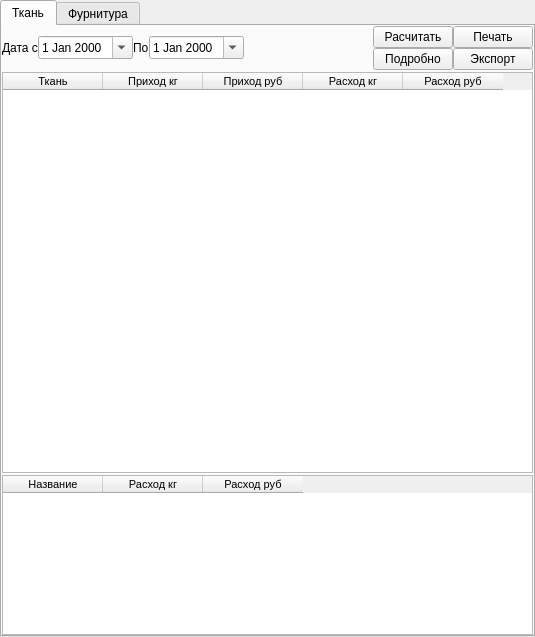
<?xml version="1.0" encoding="UTF-8"?>
<ui version="4.0">
 <class>MainWindow</class>
 <widget class="QMainWindow" name="MainWindow">
  <property name="geometry">
   <rect>
    <x>0</x>
    <y>0</y>
    <width>535</width>
    <height>637</height>
   </rect>
  </property>
  <property name="windowTitle">
   <string>Расход материала</string>
  </property>
  <widget class="QWidget" name="centralwidget">
   <layout class="QGridLayout" name="gridLayout">
    <property name="leftMargin">
     <number>0</number>
    </property>
    <property name="topMargin">
     <number>0</number>
    </property>
    <property name="rightMargin">
     <number>0</number>
    </property>
    <property name="bottomMargin">
     <number>0</number>
    </property>
    <property name="spacing">
     <number>0</number>
    </property>
    <item row="0" column="0">
     <widget class="QTabWidget" name="tabWidget">
      <property name="currentIndex">
       <number>0</number>
      </property>
      <widget class="QWidget" name="tab">
       <attribute name="title">
        <string>Ткань</string>
       </attribute>
       <layout class="QGridLayout" name="gridLayout_3" rowstretch="0,5,2">
        <property name="leftMargin">
         <number>0</number>
        </property>
        <property name="topMargin">
         <number>0</number>
        </property>
        <property name="rightMargin">
         <number>0</number>
        </property>
        <property name="bottomMargin">
         <number>0</number>
        </property>
        <property name="spacing">
         <number>2</number>
        </property>
        <item row="0" column="0">
         <layout class="QGridLayout" name="gridLayout_2">
          <property name="spacing">
           <number>0</number>
          </property>
          <item row="0" column="1" rowspan="2">
           <widget class="QDateEdit" name="de_material_from">
            <property name="calendarPopup">
             <bool>true</bool>
            </property>
           </widget>
          </item>
          <item row="0" column="0" rowspan="2">
           <widget class="QLabel" name="label">
            <property name="text">
             <string>Дата с</string>
            </property>
           </widget>
          </item>
          <item row="0" column="5">
           <widget class="QPushButton" name="pushButton">
            <property name="text">
             <string>Расчитать</string>
            </property>
           </widget>
          </item>
          <item row="0" column="3" rowspan="2">
           <widget class="QDateEdit" name="de_material_to">
            <property name="calendarPopup">
             <bool>true</bool>
            </property>
           </widget>
          </item>
          <item row="0" column="4">
           <spacer name="horizontalSpacer">
            <property name="orientation">
             <enum>Qt::Horizontal</enum>
            </property>
            <property name="sizeHint" stdset="0">
             <size>
              <width>40</width>
              <height>20</height>
             </size>
            </property>
           </spacer>
          </item>
          <item row="1" column="5">
           <widget class="QPushButton" name="pushButton_3">
            <property name="text">
             <string>Подробно</string>
            </property>
           </widget>
          </item>
          <item row="0" column="2" rowspan="2">
           <widget class="QLabel" name="label_2">
            <property name="text">
             <string>По</string>
            </property>
           </widget>
          </item>
          <item row="0" column="6">
           <widget class="QPushButton" name="pushButton_4">
            <property name="text">
             <string>Печать</string>
            </property>
           </widget>
          </item>
          <item row="1" column="6">
           <widget class="QPushButton" name="pushButton_5">
            <property name="text">
             <string>Экспорт</string>
            </property>
           </widget>
          </item>
         </layout>
        </item>
        <item row="1" column="0">
         <widget class="QTableWidget" name="tw_material">
          <property name="font">
           <font>
            <family>Tahoma</family>
            <pointsize>8</pointsize>
           </font>
          </property>
          <property name="editTriggers">
           <set>QAbstractItemView::NoEditTriggers</set>
          </property>
          <property name="alternatingRowColors">
           <bool>true</bool>
          </property>
          <property name="selectionBehavior">
           <enum>QAbstractItemView::SelectRows</enum>
          </property>
          <attribute name="verticalHeaderVisible">
           <bool>false</bool>
          </attribute>
          <attribute name="verticalHeaderDefaultSectionSize">
           <number>20</number>
          </attribute>
          <attribute name="verticalHeaderMinimumSectionSize">
           <number>18</number>
          </attribute>
          <column>
           <property name="text">
            <string>Ткань</string>
           </property>
          </column>
          <column>
           <property name="text">
            <string>Приход кг</string>
           </property>
          </column>
          <column>
           <property name="text">
            <string>Приход руб</string>
           </property>
          </column>
          <column>
           <property name="text">
            <string>Расход кг</string>
           </property>
          </column>
          <column>
           <property name="text">
            <string>Расход руб</string>
           </property>
          </column>
         </widget>
        </item>
        <item row="2" column="0">
         <widget class="QTableWidget" name="tw_material_info">
          <property name="font">
           <font>
            <family>Tahoma</family>
            <pointsize>8</pointsize>
           </font>
          </property>
          <property name="editTriggers">
           <set>QAbstractItemView::NoEditTriggers</set>
          </property>
          <property name="alternatingRowColors">
           <bool>true</bool>
          </property>
          <property name="selectionBehavior">
           <enum>QAbstractItemView::SelectRows</enum>
          </property>
          <attribute name="verticalHeaderVisible">
           <bool>false</bool>
          </attribute>
          <attribute name="verticalHeaderDefaultSectionSize">
           <number>20</number>
          </attribute>
          <attribute name="verticalHeaderMinimumSectionSize">
           <number>18</number>
          </attribute>
          <column>
           <property name="text">
            <string>Название</string>
           </property>
          </column>
          <column>
           <property name="text">
            <string>Расход кг</string>
           </property>
          </column>
          <column>
           <property name="text">
            <string>Расход руб</string>
           </property>
          </column>
         </widget>
        </item>
       </layout>
      </widget>
      <widget class="QWidget" name="tab_2">
       <attribute name="title">
        <string>Фурнитура</string>
       </attribute>
       <layout class="QGridLayout" name="gridLayout_5" rowstretch="0,5,2">
        <property name="leftMargin">
         <number>0</number>
        </property>
        <property name="topMargin">
         <number>0</number>
        </property>
        <property name="rightMargin">
         <number>0</number>
        </property>
        <property name="bottomMargin">
         <number>0</number>
        </property>
        <property name="spacing">
         <number>2</number>
        </property>
        <item row="0" column="0">
         <layout class="QGridLayout" name="gridLayout_4">
          <property name="spacing">
           <number>0</number>
          </property>
          <item row="0" column="5">
           <widget class="QPushButton" name="pushButton_2">
            <property name="text">
             <string>Расчитать</string>
            </property>
           </widget>
          </item>
          <item row="0" column="4">
           <spacer name="horizontalSpacer_2">
            <property name="orientation">
             <enum>Qt::Horizontal</enum>
            </property>
            <property name="sizeHint" stdset="0">
             <size>
              <width>40</width>
              <height>20</height>
             </size>
            </property>
           </spacer>
          </item>
          <item row="1" column="5">
           <widget class="QPushButton" name="pushButton_6">
            <property name="text">
             <string>Подробно</string>
            </property>
           </widget>
          </item>
          <item row="0" column="6">
           <widget class="QPushButton" name="pushButton_7">
            <property name="text">
             <string>Печать</string>
            </property>
           </widget>
          </item>
          <item row="1" column="6">
           <widget class="QPushButton" name="pushButton_8">
            <property name="text">
             <string>Экспорт</string>
            </property>
           </widget>
          </item>
          <item row="0" column="3" rowspan="2">
           <widget class="QDateEdit" name="de_accessories_to">
            <property name="calendarPopup">
             <bool>true</bool>
            </property>
           </widget>
          </item>
          <item row="0" column="2" rowspan="2">
           <widget class="QLabel" name="label_3">
            <property name="text">
             <string>По</string>
            </property>
           </widget>
          </item>
          <item row="0" column="1" rowspan="2">
           <widget class="QDateEdit" name="de_accessories_from">
            <property name="calendarPopup">
             <bool>true</bool>
            </property>
           </widget>
          </item>
          <item row="0" column="0" rowspan="2">
           <widget class="QLabel" name="label_4">
            <property name="text">
             <string>Дата с</string>
            </property>
           </widget>
          </item>
         </layout>
        </item>
        <item row="1" column="0">
         <widget class="QTableWidget" name="tw_accessories">
          <property name="font">
           <font>
            <family>Tahoma</family>
            <pointsize>8</pointsize>
           </font>
          </property>
          <property name="editTriggers">
           <set>QAbstractItemView::NoEditTriggers</set>
          </property>
          <property name="tabKeyNavigation">
           <bool>true</bool>
          </property>
          <property name="showDropIndicator" stdset="0">
           <bool>true</bool>
          </property>
          <property name="dragDropOverwriteMode">
           <bool>true</bool>
          </property>
          <property name="alternatingRowColors">
           <bool>true</bool>
          </property>
          <property name="selectionBehavior">
           <enum>QAbstractItemView::SelectRows</enum>
          </property>
          <attribute name="verticalHeaderVisible">
           <bool>false</bool>
          </attribute>
          <attribute name="verticalHeaderDefaultSectionSize">
           <number>20</number>
          </attribute>
          <attribute name="verticalHeaderMinimumSectionSize">
           <number>18</number>
          </attribute>
          <column>
           <property name="text">
            <string>Фурнитура</string>
           </property>
          </column>
          <column>
           <property name="text">
            <string>Приход кол-во</string>
           </property>
          </column>
          <column>
           <property name="text">
            <string>Приход руб</string>
           </property>
          </column>
          <column>
           <property name="text">
            <string>Расход кол-во</string>
           </property>
          </column>
          <column>
           <property name="text">
            <string>Расход руб</string>
           </property>
          </column>
         </widget>
        </item>
        <item row="2" column="0">
         <widget class="QTableWidget" name="tw_accesories_info">
          <property name="font">
           <font>
            <family>Tahoma</family>
            <pointsize>8</pointsize>
           </font>
          </property>
          <property name="editTriggers">
           <set>QAbstractItemView::NoEditTriggers</set>
          </property>
          <property name="alternatingRowColors">
           <bool>true</bool>
          </property>
          <property name="selectionBehavior">
           <enum>QAbstractItemView::SelectRows</enum>
          </property>
          <attribute name="verticalHeaderVisible">
           <bool>false</bool>
          </attribute>
          <attribute name="verticalHeaderDefaultSectionSize">
           <number>20</number>
          </attribute>
          <attribute name="verticalHeaderMinimumSectionSize">
           <number>18</number>
          </attribute>
          <column>
           <property name="text">
            <string>Название</string>
           </property>
          </column>
          <column>
           <property name="text">
            <string>Расход кол-во</string>
           </property>
          </column>
          <column>
           <property name="text">
            <string>Расход руб</string>
           </property>
          </column>
         </widget>
        </item>
       </layout>
      </widget>
     </widget>
    </item>
   </layout>
  </widget>
 </widget>
 <resources/>
 <connections>
  <connection>
   <sender>pushButton</sender>
   <signal>clicked()</signal>
   <receiver>MainWindow</receiver>
   <slot>ui_calc_material()</slot>
   <hints>
    <hint type="sourcelabel">
     <x>446</x>
     <y>45</y>
    </hint>
    <hint type="destinationlabel">
     <x>534</x>
     <y>45</y>
    </hint>
   </hints>
  </connection>
  <connection>
   <sender>pushButton_3</sender>
   <signal>clicked()</signal>
   <receiver>MainWindow</receiver>
   <slot>ui_calc_material_info()</slot>
   <hints>
    <hint type="sourcelabel">
     <x>420</x>
     <y>66</y>
    </hint>
    <hint type="destinationlabel">
     <x>427</x>
     <y>0</y>
    </hint>
   </hints>
  </connection>
  <connection>
   <sender>pushButton_2</sender>
   <signal>clicked()</signal>
   <receiver>MainWindow</receiver>
   <slot>ui_calc_accessories()</slot>
   <hints>
    <hint type="sourcelabel">
     <x>390</x>
     <y>38</y>
    </hint>
    <hint type="destinationlabel">
     <x>391</x>
     <y>0</y>
    </hint>
   </hints>
  </connection>
  <connection>
   <sender>pushButton_6</sender>
   <signal>clicked()</signal>
   <receiver>MainWindow</receiver>
   <slot>ui_calc_accessories_info()</slot>
   <hints>
    <hint type="sourcelabel">
     <x>419</x>
     <y>57</y>
    </hint>
    <hint type="destinationlabel">
     <x>414</x>
     <y>-46</y>
    </hint>
   </hints>
  </connection>
 </connections>
 <slots>
  <slot>ui_calc_material()</slot>
  <slot>ui_calc_material_info()</slot>
  <slot>ui_calc_accessories()</slot>
  <slot>ui_calc_accessories_info()</slot>
 </slots>
</ui>
